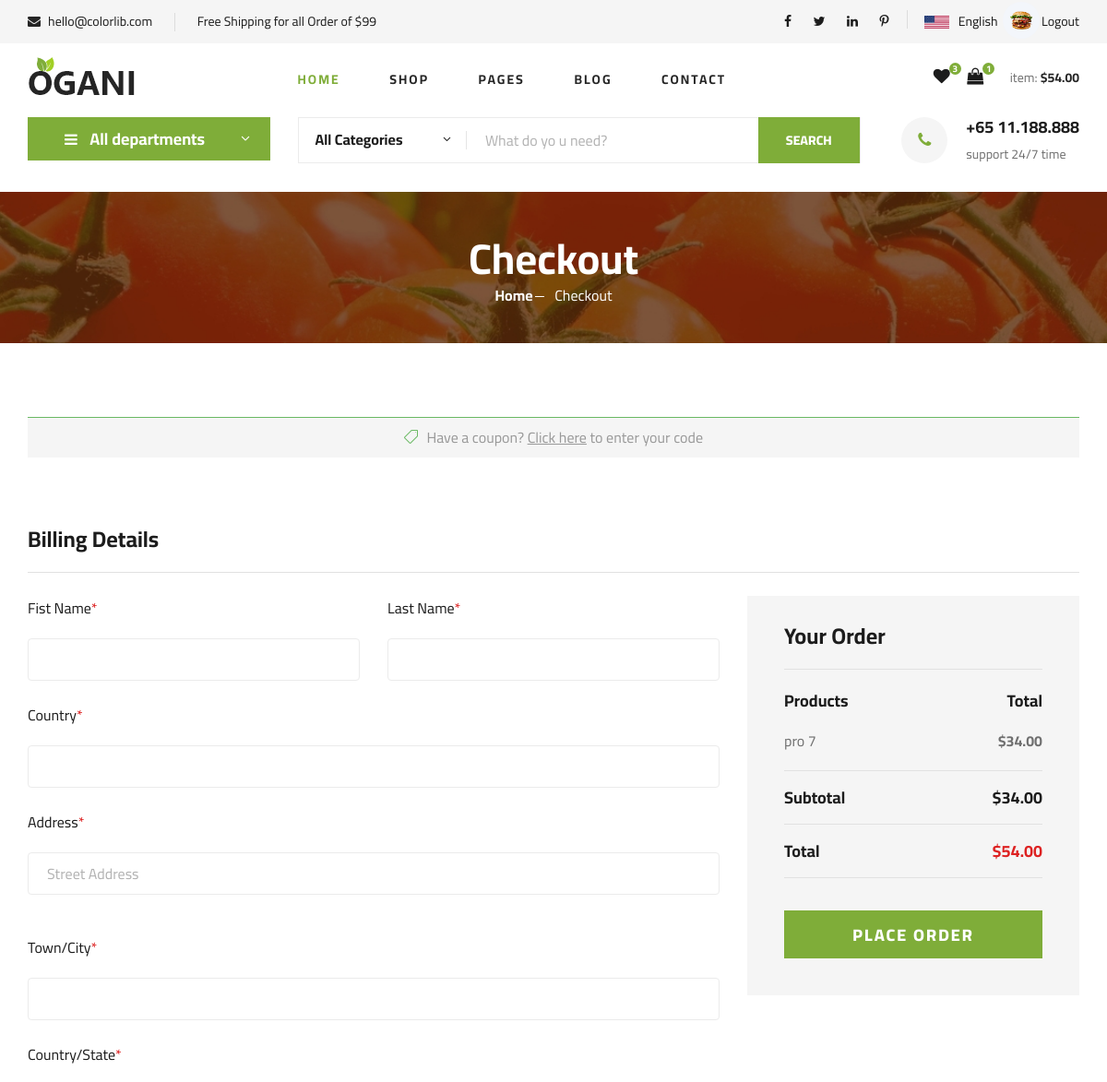
The app's page /checkout (signed in, upper part), older data.
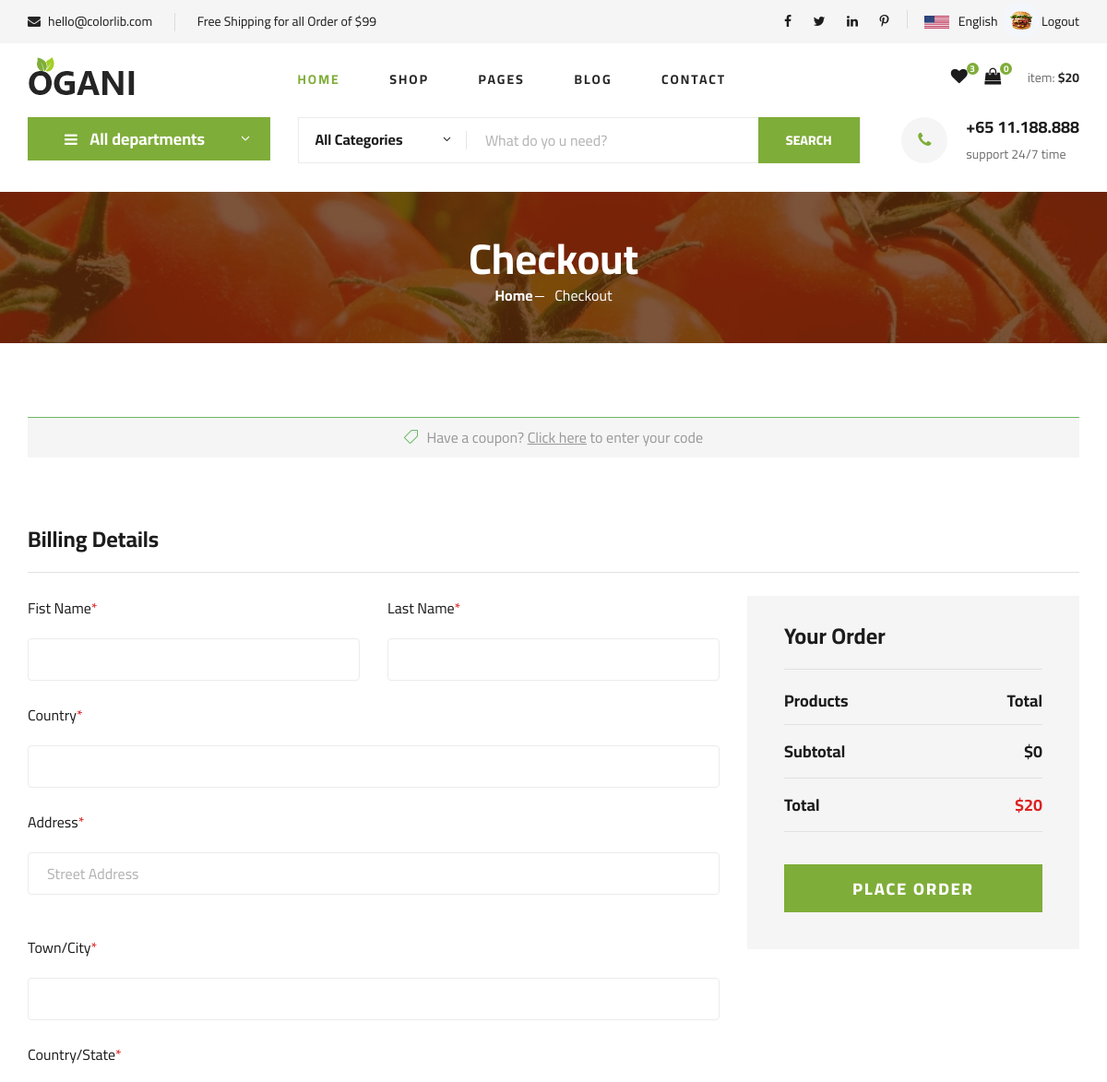
The same page, newer data.
### myapp/models.py (models this page shows, shortened)
class Cart(models.Model):
    user = models.ForeignKey(user, on_delete=models.CASCADE, related_name='cart_items')
    product = models.ForeignKey(product, on_delete=models.CASCADE, related_name='cart_items')
    quantity = models.PositiveIntegerField(default=1)
    total_price = models.DecimalField(max_digits=10, decimal_places=2)
    added_at = models.DateTimeField(auto_now_add=True)
    order_status=models.BooleanField(default=False)

class product(models.Model):
    name=models.CharField(max_length=100)
    price=models.IntegerField()
    image=models.ImageField(upload_to="image")
    category=models.ForeignKey(category,on_delete=models.CASCADE,blank=True,null=True)

### myapp/views.py (the view)
# urls.py: path('checkout', views.checkout, name='checkout'),
def checkout(request):
    cid=category.objects.all().order_by("-id")
    uid=user.objects.get(name=request.session['name'])
    wid_count=wishlist.objects.filter(user=uid).count()
    cid_count=Cart.objects.filter(user=uid,order_status=False).count()
    cart_items = Cart.objects.filter(user=uid,order_status=False).select_related('product')
    l1 = [i.total_price for i in cart_items]
    subtotal = sum(item.total_price for item in cart_items)
    shipping = 0 if subtotal > 99 else 20
    total = subtotal + shipping
    print(total)
    amount = int(total)*100 #100 here means 1 dollar,1 rupree if currency INR
    client = razorpay.Client(auth=('rzp_test_bilBagOBVTi4lE','77yKq3N9Wul97JVQcjtIVB5z'))
    response = client.order.create({'amount':amount,'currency':'INR','payment_capture':1})
    contaxt={
            "cid":cid,
            "uid":uid,
            "wid_count": wid_count,
            "cid_count": cid_count,
            "cart_items": cart_items,
            "subtotal": subtotal,
            "shipping": shipping,
            "total": total,
            "response": response,
        }
    return render(request, 'checkout.html', contaxt)

### myapp/templates/checkout.html (shortened to what the changed rows need)
{% load static %}
<!DOCTYPE html>
<html lang="zxx">
<head>
    <link rel="stylesheet" href="{% static 'css/bootstrap.min.css' %}" type="text/css">
    <link rel="stylesheet" href="{% static 'css/font-awesome.min.css' %}" type="text/css">
    <link rel="stylesheet" href="{% static 'css/elegant-icons.css' %}" type="text/css">
    <link rel="stylesheet" href="{% static 'css/nice-select.css' %}" type="text/css">
    <link rel="stylesheet" href="{% static 'css/jquery-ui.min.css' %}" type="text/css">
    <link rel="stylesheet" href="{% static 'css/owl.carousel.min.css' %}" type="text/css">
    <link rel="stylesheet" href="{% static 'css/slicknav.min.css' %}" type="text/css">
    <link rel="stylesheet" href="{% static 'css/style.css' %}" type="text/css">
</head>
<body>
    <header class="header">
        <div class="container">
            <div class="row">
                <div class="col-lg-3">
                    <div class="header__cart">
                <ul>
                    <li><a href="{% url 'shoping_cart' %}"><i class="fa fa-shopping-bag"></i> <span>{{cid_count}}</span></a></li>
                </ul>
                        <div class="header__cart__price">item: <span>${{total}}</span></div>
                    </div>
                </div>
            </div>
        </div>
    </header>
    <section class="breadcrumb-section set-bg" data-setbg="{% static 'img/breadcrumb.jpg' %}">
        <div class="container">
            <div class="row">
                <div class="col-lg-12 text-center">
                    <div class="breadcrumb__text">
                        <h2>Checkout</h2>
                    </div>
                </div>
            </div>
        </div>
    </section>
    <section class="checkout spad">
        <div class="container">
            <div class="checkout__form">
                <form action="{% url 'add_billing' %}" method="post">
                    <div class="row">
                        <div class="col-lg-4 col-md-6">
                            <div class="checkout__order">
                                <ul>
                                    {% for item in cart_items %}
                                    <li>{{ item.product.name }} <span>${{ item.total_price }}</span></li>
                                    {% endfor %}
                                </ul>
                                <div class="checkout__order__subtotal">Subtotal <span>${{ subtotal}}</span></div>
                                <div class="checkout__order__total">Total <span>${{ total }}</span></div>
                            </div>
                        </div>
                    </div>
                </form>
            </div>
        </div>
    </section>
</body>
</html>

Row changes from the older to the newer data that the page shows:
no longer on this page (row edited): Cart: product.name "pro 7", total_price "34.00"
Text that changed along with them:
{{ cid_count }}: "1" → "0"
{{ total }}: "54.00" → "20"
{{ subtotal }}: "34.00" → "0"
